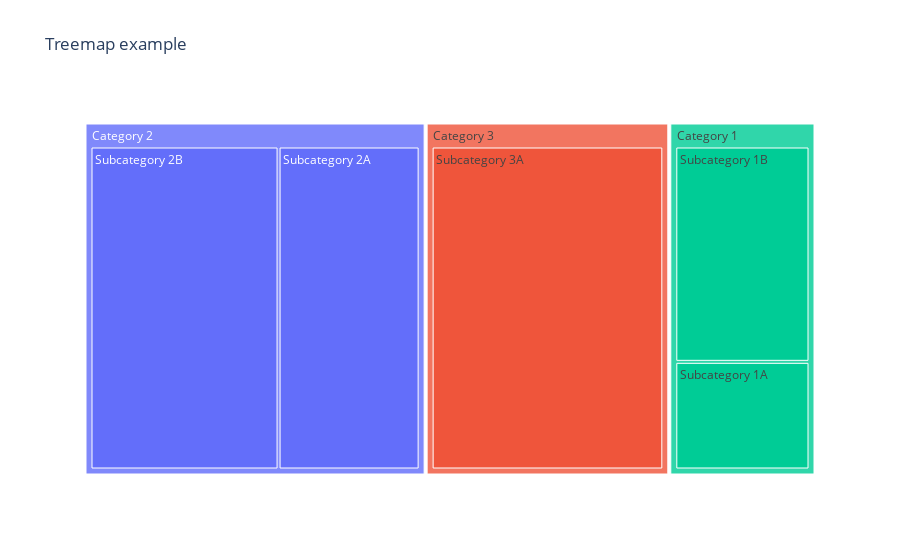

The notebook cell saved with this chart:
### Code cell
fig = px.treemap(df, path=['Category','Subcategory'],values='Value',title='Treemap example')

fig.show()

### Figure 1 — Plotly figure (JSON) as saved in the notebook; plotly's stock layout.template omitted (floating-point values rounded to 4 significant figures)
{"data": [{"branchvalues": "total", "domain": {"x": [0, 1], "y": [0, 1]}, "hovertemplate": "labels=%{label}<br>Value=%{value}<br>parent=%{parent}<br>id=%{id}<extra></extra>", "ids": ["Category 1/Subcategory 1A", "Category 1/Subcategory 1B", "Category 2/Subcategory 2A", "Category 2/Subcategory 2B", "Category 3/Subcategory 3A", "Category 1", "Category 2", "Category 3"], "labels": ["Subcategory 1A", "Subcategory 1B", "Subcategory 2A", "Subcategory 2B", "Subcategory 3A", "Category 1", "Category 2", "Category 3"], "name": "", "parents": ["Category 1", "Category 1", "Category 2", "Category 2", "Category 3", "", "", ""], "type": "treemap", "values": [10, 20, 30, 40, 50, 30, 70, 50]}], "layout": {"legend": {"tracegroupgap": 0}, "title": {"text": "Treemap example"}}}
